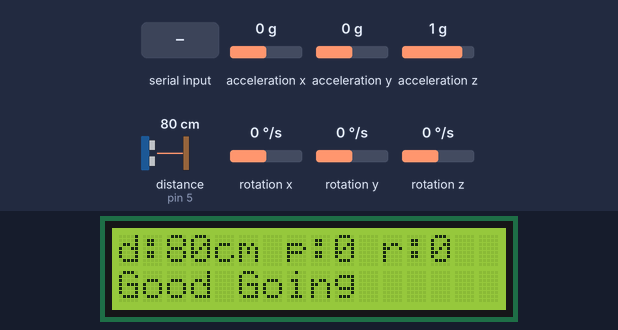
Recording of a sketch running on a simulated Arduino Uno, built with avr-gcc and run on an emulated ATmega328P. On the bench: 16×2 character LCD. Wiring (inferred from the names in the program): ultrasonic range finder: trigger pin 4; echo pin 5. The inputs (shaded band) are chosen by the test bench; at power-on: acceleration x 0 g, acceleration y 0 g, acceleration z 1 g, distance to the obstacle (sensor on pin 5) 80 cm, rotation x 0 °/s, rotation y 0 °/s, rotation z 0 °/s. The echo pulse lasts 58.3 µs per cm; the modem accepts every AT command (registered, SIM ready, sends succeed) and sends nothing else; what the sketch prints to the serial monitor is not drawn.

Above: at 9.2 s.
9.3 s: acceleration x set to -1.4 g
At 11.1 s:
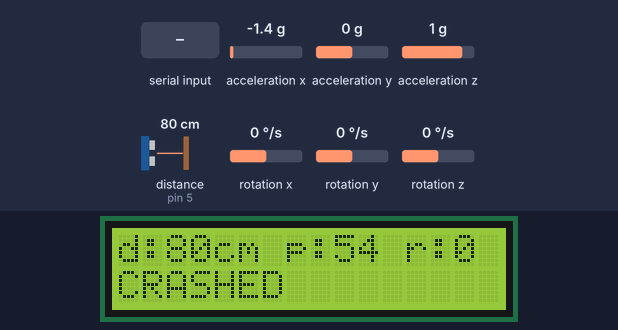
15.0 s: "1" received over the second serial link
At 16.5 s:
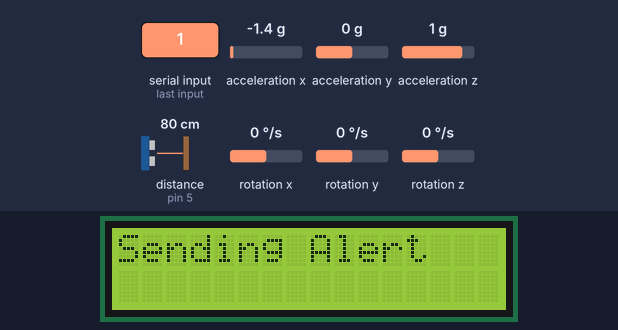
Timing chart, 0 to 18.0 s (numbered marks = the images above; inputs shaded):
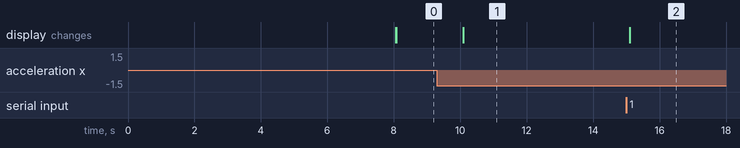

Measured:
- after the input at 9.3 s, the display: changes after 0.79 s (image 1)

The sketch:

final_code.ino
```cpp
// include the library code:
#include <LiquidCrystal.h> //LCD displaY
#include <Wire.h>     // Including the wire library
#include <MPU6050.h> // Including the MPU6050 library
#include <SoftwareSerial.h>

long distance=0,pitch_value=0,roll_value=0;
double latitude=0.0,longitude=0.0;
const int min_distance=5,thres_pitch=50,thres_roll=50,warn_distance=30,warn_pitch=30,warn_roll=30;
const int pingPin = 4; // Trigger Pin of Ultrasonic Sensor
const int echoPin = 5; // Echo Pin of Ultrasonic Sensor
const int rs = 13, en = 12, d4 = 8, d5 = 9, d6 = 10, d7 = 11; //lcd pins

SoftwareSerial mySerial(3, 2);   //Create software serial object to communicate with SIM800L
MPU6050 accelerometer;  // Initializing a variable name accelerometer of type MPU6050
LiquidCrystal lcd(rs, en, d4, d5, d6, d7); // initialize the library by associating any needed LCD interface pin


void setup() {
  // set up serial monitor to output values
  Serial.begin(9600);
  //Begin serial communication with Arduino and SIM800L
  mySerial.begin(9600);

  Serial.println(F("Initializing the Accelerometer MPU6050 sensor. Wait for a while"));
  delay(2000);
  while (!accelerometer.begin(MPU6050_SCALE_2000DPS, MPU6050_RANGE_2G)) // Checking whether the mpu6050 is sensing or not
  {
    Serial.println(F("Failed to read from the sensor. Something is Wrong!"));
    delay(500);
  }
  Serial.println(F("Initializing the Ultrasonic sensor. Wait for a while"));
  delay(2000);
  Serial.println(F("Initializing the LCD Display. Wait for a while"));
  delay(2000);
  Serial.println(F("Initializing the GSM/GPRS Sensor. Wait for a while"));
  delay(2000);
  lcd.begin(16, 2);
}

void loop() {
  // set the cursor to column 0, line 1
  // (note: line 1 is the second row, since counting begins with 0):
   getDistance();
   getAccelerometer();
   lcd.setCursor(0, 0);
   lcd.clear();
   lcd.print("d:");
   lcd.print(distance);
   lcd.print("cm p:");
   lcd.print(pitch_value);
   lcd.print(" r:");
   lcd.print(roll_value);
   Serial.print(F("Distance = "));
   Serial.print(distance);
   Serial.print(F(" Pitch = "));
   Serial.print(pitch_value);
   Serial.print(F(" Roll = "));
   Serial.print(roll_value);
   if( distance<min_distance || pitch_value>thres_pitch || pitch_value<-(thres_pitch) || roll_value>thres_roll || roll_value<-(thres_roll)) {
    lcd.setCursor(0, 1);
    lcd.print("CRASHED");
    sendSMS();
    for(;;){

    }
   }
   else{
    if( distance<warn_distance || pitch_value>warn_pitch || pitch_value<-(warn_pitch) || roll_value>warn_roll || roll_value<-(warn_roll)) {
      lcd.setCursor(0, 1);
      lcd.print("WARNING");
    }
    else{
      lcd.setCursor(0, 1);
      lcd.print("Good Going");
    }
   }
   Serial.println();
   delay(2000);
}

void getDistance(){
   long duration;
   pinMode(pingPin, OUTPUT);
   digitalWrite(pingPin, LOW);
   delayMicroseconds(2);
   digitalWrite(pingPin, HIGH);
   delayMicroseconds(10);
   digitalWrite(pingPin, LOW);
   pinMode(echoPin, INPUT);
   duration = pulseIn(echoPin, HIGH);
   distance = microsecondsToCentimeters(duration);
}
long microsecondsToCentimeters(long microseconds) {
   return microseconds / 29 / 2;
}


void getAccelerometer()
{
  Vector sensor_data = accelerometer.readNormalizeAccel();    // Reading the acceleration values from the sensor
  pitch_value = -(atan2(sensor_data.XAxis, sqrt(sensor_data.YAxis * sensor_data.YAxis + sensor_data.ZAxis * sensor_data.ZAxis)) * 180.0) / M_PI; // Calculating the pitch value
  roll_value = (atan2(sensor_data.YAxis, sensor_data.ZAxis) * 180.0) / M_PI; // Calculating the Raw value
}

void sendSMS()
{
  Serial.println(F("Initializing GSM/GPRS module"));
  delay(5000);
  lcd.clear();
  lcd.print("Sending Alert");
  Serial.println(F("Enabling Echo"));
  mySerial.println("ATE1"); //Enable Echo if not enabled by default
  delay(2000);
  Serial.println(F("Handshake Test "));
  mySerial.println("AT"); //Once the handshake test is successful, it will back to OK
  updateSerial();
  delay(2000);
  Serial.println(F("Signal Quality Check"));
  mySerial.println("AT+CSQ"); //Signal quality test, value range is 0-31 , 31 is the best
  updateSerial();
  Serial.println(F("Sim Information"));
  mySerial.println("AT+CCID"); //Read SIM information to confirm whether the SIM is plugged
  updateSerial();
  delay(2000);
  Serial.println(F("Network Check"));
  mySerial.println("AT+CREG?"); //Check whether it has registered in the network
  updateSerial();
  delay(2000);
  Serial.println(F("Giving Missed Call to the number"));
  mySerial.println("ATD+918904889694;");// Call the number
  updateSerial();
  delay(4000);
  mySerial.println("ATH");// Hang up the call
  updateSerial();
  delay(1000);
  Serial.println(F("Turning on GPROS"));
  mySerial.println("AT+CGATT=1"); // Connect SIM to GPROS
  updateSerial();
  delay(1000);
  Serial.println(F("Clearing Previous Connection"));
  mySerial.println("AT+SAPBR=0,1");// Clear connection
  updateSerial();
  delay(1000);
  Serial.println(F("Fetching Location"));
  mySerial.println("AT+SAPBR=3,1,\"CONTYPE\",\"GPRS\""); // Activate bearer profile with connection type GPRS
  updateSerial();
  delay(1000);
  mySerial.println("AT+SAPBR=3,1,\"APN\",\"www\"");// Set VPN for bearer Profile
  updateSerial();
  delay(1000);
  mySerial.println("AT+SAPBR=1,1");// Open Bearer profile
  updateSerial();
  delay(1000);
  mySerial.println("AT+SAPBR=2,1");//Get the IP address of the bearer profile
  updateSerial();
  delay(1000);
  mySerial.println("AT+CIPGSMLOC=1,1");// Request for location Pincode, latitude and longitude
  updateSerial();
  delay(5000);
  latitude=12.9470667;
  longitude=77.5395956;
  Serial.print(F("latitude : "));
  Serial.print(latitude);
  Serial.print(F(" longitude :"));
  Serial.println(longitude);

  Serial.println(F("SMS process"));
  mySerial.println("AT+CMGF=1"); // Configuring TEXT mode
  updateSerial();
  delay(2000);
  mySerial.println("AT+CMGS=\"+918904889694\"");//change ZZ with country code and xxxxxxxxxxx with phone number to sms
  updateSerial();
  delay(3000);
  mySerial.print("Accident has occured at https://www.google.com/maps/search/?api=1&query=");
  mySerial.print(latitude);
  mySerial.print(",");
  mySerial.print(longitude);
  updateSerial();
  delay(2000);
  mySerial.write((char)26);
  delay(1000);
  lcd.clear();
  lcd.print("Alert Sent");
  lcd.setCursor(0, 1);
  lcd.print("Successfully");
}

void updateSerial()
{
  delay(500);
  while (Serial.available())
  {
    mySerial.write(Serial.read());//Forward what Serial received to Software Serial Port
  }
  while(mySerial.available())
  {
    Serial.write(mySerial.read());//Forward what Software Serial received to Serial Port
  }
}
```
